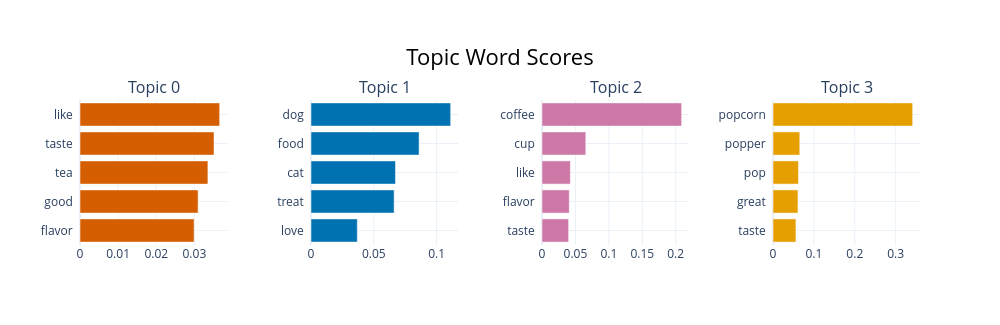

Notebook source saved alongside this figure:
### Markdown cell above
## 4. Top Words per Topic (Bar Chart)

### Code cell
fig = topic_model.plot_barchart(top_n_topics=10)
fig.show()

### Figure 1 — Plotly figure (JSON) as saved in the notebook; plotly's stock layout.template omitted (floating-point values rounded to 4 significant figures)
{"data": [{"marker": {"color": "#D55E00"}, "orientation": "h", "type": "bar", "x": [0.02993, 0.03097, 0.03354, 0.03514, 0.03662], "xaxis": "x", "y": ["flavor  ", "good  ", "tea  ", "taste  ", "like  "], "yaxis": "y"}, {"marker": {"color": "#0072B2"}, "orientation": "h", "type": "bar", "x": [0.03688, 0.06617, 0.06726, 0.08607, 0.1112], "xaxis": "x2", "y": ["love  ", "treat  ", "cat  ", "food  ", "dog  "], "yaxis": "y2"}, {"marker": {"color": "#CC79A7"}, "orientation": "h", "type": "bar", "x": [0.03981, 0.04083, 0.04246, 0.06552, 0.2089], "xaxis": "x3", "y": ["taste  ", "flavor  ", "like  ", "cup  ", "coffee  "], "yaxis": "y3"}, {"marker": {"color": "#E69F00"}, "orientation": "h", "type": "bar", "x": [0.05604, 0.06105, 0.06222, 0.0655, 0.3415], "xaxis": "x4", "y": ["taste  ", "great  ", "pop  ", "popper  ", "popcorn  "], "yaxis": "y4"}], "layout": {"annotations": [{"font": {"size": 16}, "showarrow": false, "text": "Topic 0", "x": 0.0875, "xanchor": "center", "xref": "paper", "y": 1.0, "yanchor": "bottom", "yref": "paper"}, {"font": {"size": 16}, "showarrow": false, "text": "Topic 1", "x": 0.3625, "xanchor": "center", "xref": "paper", "y": 1.0, "yanchor": "bottom", "yref": "paper"}, {"font": {"size": 16}, "showarrow": false, "text": "Topic 2", "x": 0.6375, "xanchor": "center", "xref": "paper", "y": 1.0, "yanchor": "bottom", "yref": "paper"}, {"font": {"size": 16}, "showarrow": false, "text": "Topic 3", "x": 0.9125, "xanchor": "center", "xref": "paper", "y": 1.0, "yanchor": "bottom", "yref": "paper"}], "height": 325.0, "hoverlabel": {"bgcolor": "white", "font": {"family": "Rockwell", "size": 16}}, "showlegend": false, "title": {"font": {"color": "Black", "size": 22}, "text": "Topic Word Scores", "x": 0.5, "xanchor": "center", "yanchor": "top"}, "width": 1000, "xaxis": {"anchor": "y", "domain": [0.0, 0.175], "showgrid": true}, "xaxis2": {"anchor": "y2", "domain": [0.275, 0.45], "showgrid": true}, "xaxis3": {"anchor": "y3", "domain": [0.55, 0.725], "showgrid": true}, "xaxis4": {"anchor": "y4", "domain": [0.825, 1.0], "showgrid": true}, "yaxis": {"anchor": "x", "domain": [0.0, 1.0], "showgrid": true}, "yaxis2": {"anchor": "x2", "domain": [0.0, 1.0], "showgrid": true}, "yaxis3": {"anchor": "x3", "domain": [0.0, 1.0], "showgrid": true}, "yaxis4": {"anchor": "x4", "domain": [0.0, 1.0], "showgrid": true}}}
